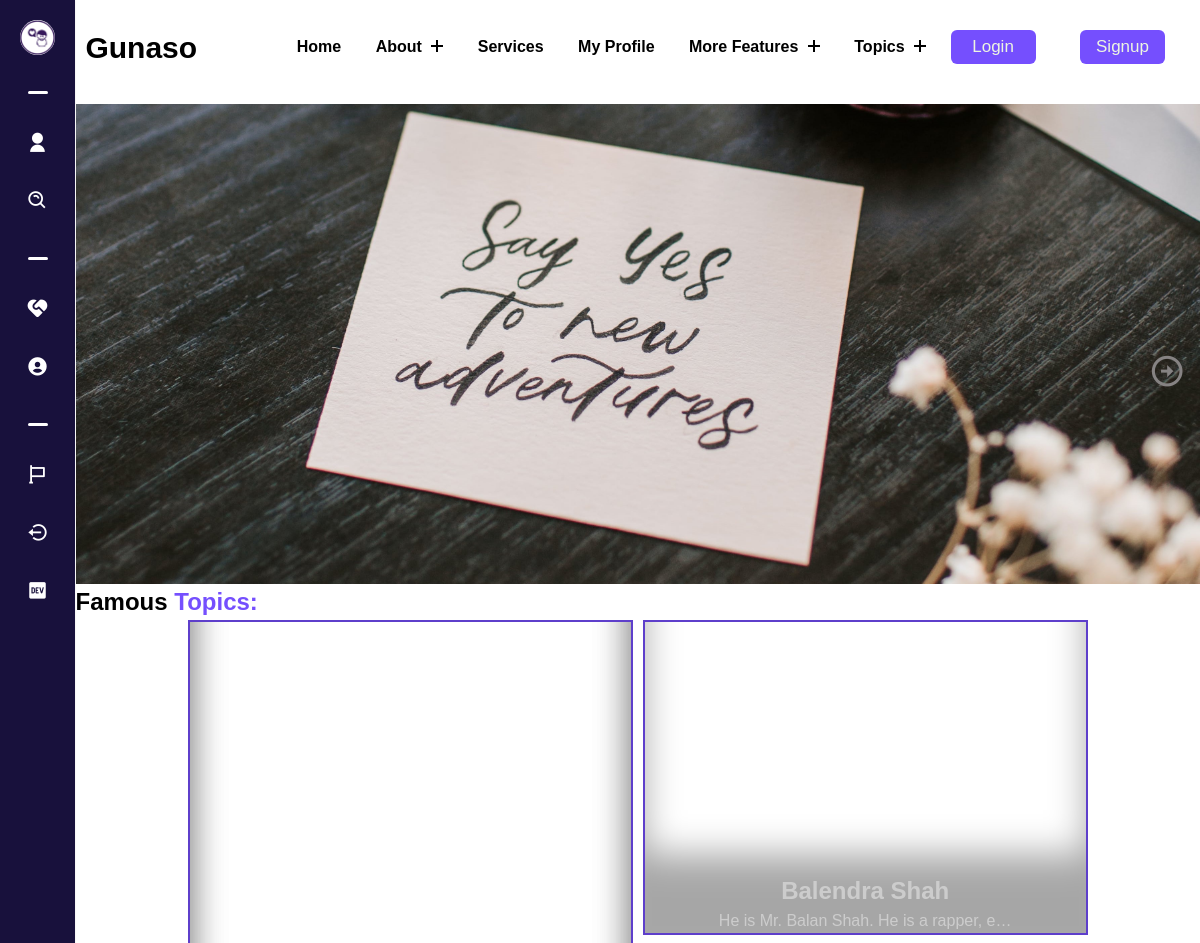
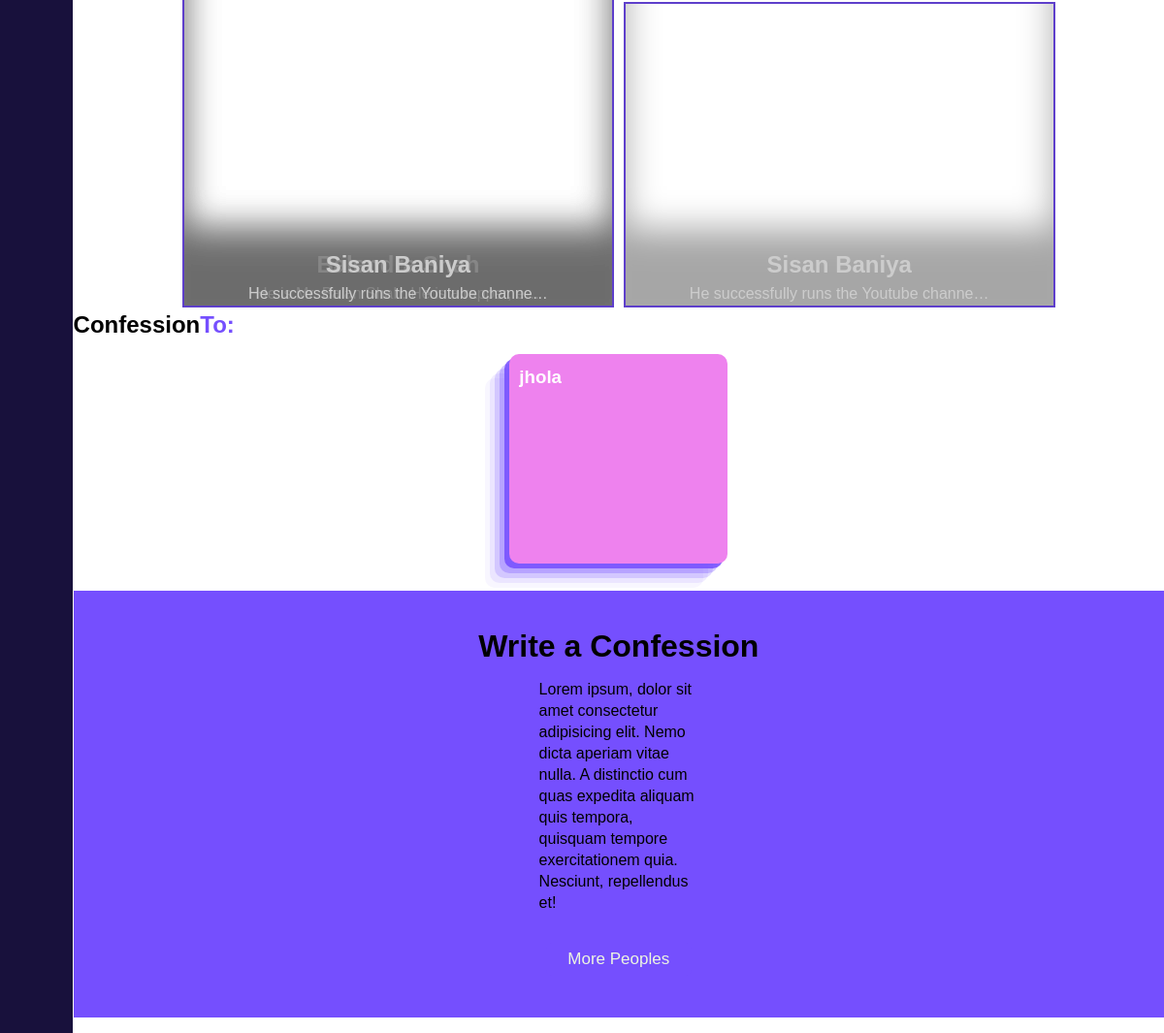
The app's page / (upper part), older data (2 pictures, top to bottom).
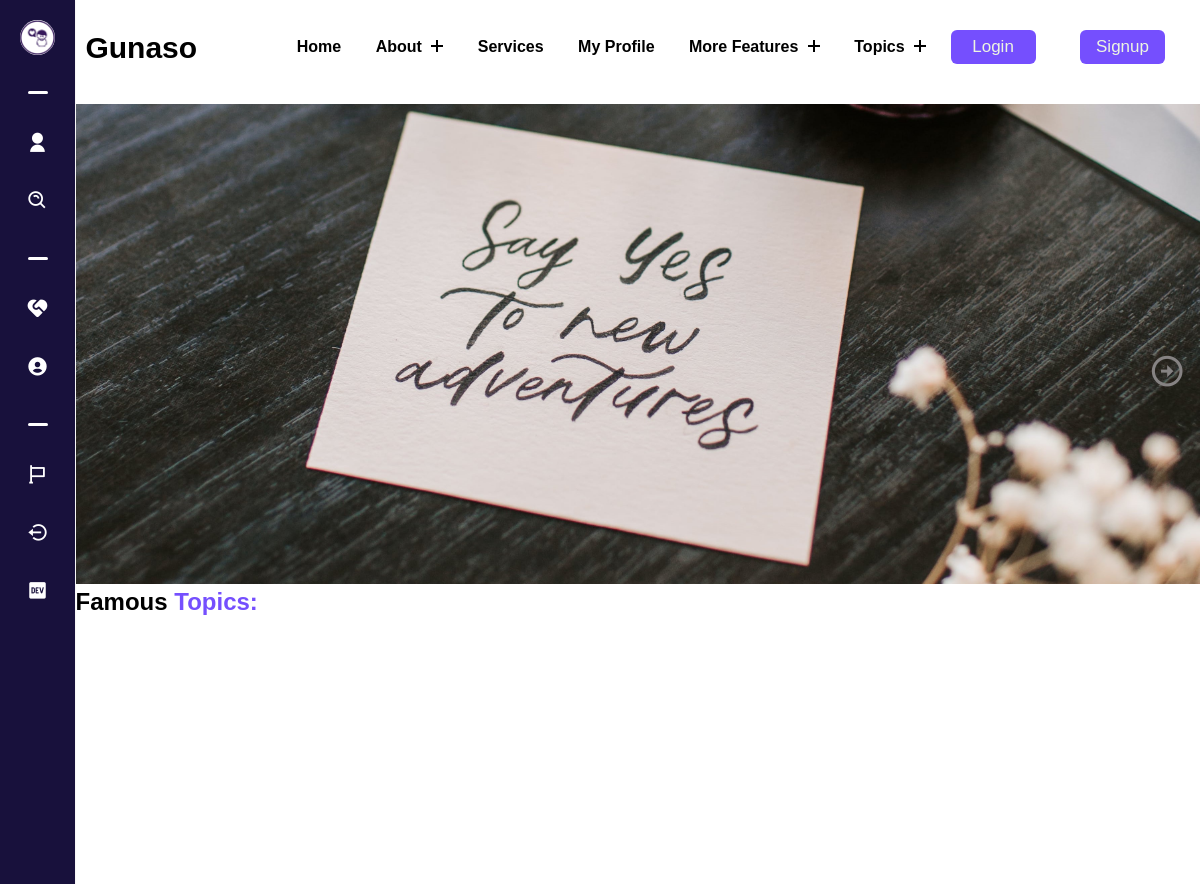
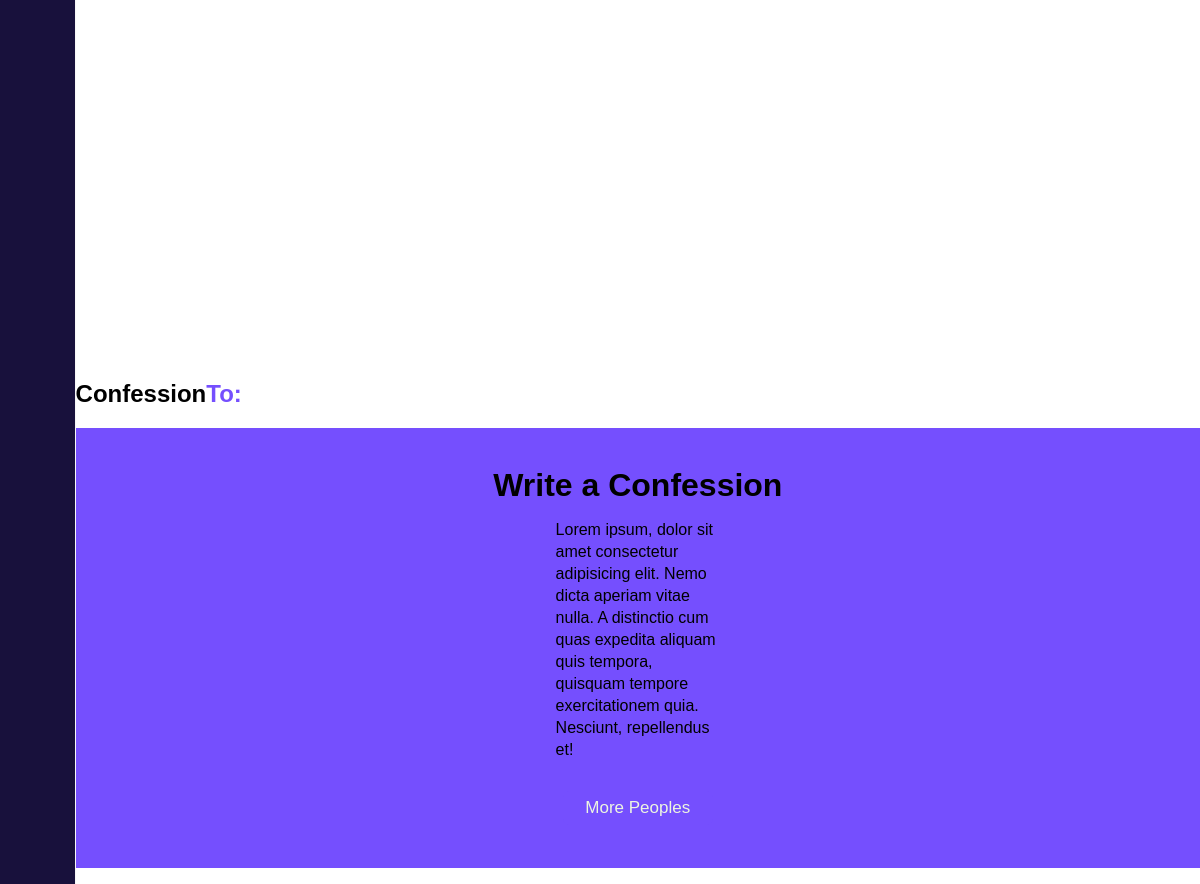
The same page, newer data (2 pictures, top to bottom).
### gunasoApp/models.py (models this page shows, shortened)
class Topic(models.Model):
    sno = models.AutoField(primary_key=True)
    name = models.CharField(max_length=30)
    date = models.DateTimeField()
    tagone = models.CharField(max_length=10)
    tagtwo = models.CharField(max_length=10)
    slug = models.CharField(max_length=130, default="slugthis")
    image = models.ImageField(upload_to="gunasoApp/images/topicimages", blank=True, default="upload-image")
    introduction = models.TextField()

class IndexProfile(models.Model):
    user = models.OneToOneField(User, on_delete=models.CASCADE, related_name="IndexProfile")
    image = models.ImageField(upload_to="gunasoApp/images/indexpost", blank=True, default="upload-image")

### gunasoApp/views.py (the view)
# urls.py: path('', views.index, name='index'),
def index(request):
    mainusers = IndexProfile.objects.all()[:4]
    alltopics = Topic.objects.all()
    context = {"username": request.user, "mainusers":mainusers, "alltopics":alltopics}
    return render(request, 'index.html',context)

### templates/index.html (shortened to what this page needs)
{% extends 'base.html' %}
{% load static %}
    {% block base_style%}
    {{ block.super }}
    <link rel="stylesheet" href="{% static 'styles/index.css' %}">
    {% endblock base_style%}
{% block content %}
<body>
    <div class="index-main">
        <div id="carousel" class="carousel">
            <div class="each-img">
                <img src="{% static 'images/carouselone.jpg' %}" alt="Image 1">
            </div>
            <i class="ri-arrow-right-circle-line" id="nextbtn"></i>
        </div>
        <h2>Famous <span class="colorspan">Topics:</span></h2>
        <div class="gridraja">
            {% for alltopics in alltopics %}
            {% if forloop.counter <= 3 %} <a href="/topics/{{alltopics.slug}}" class="left"
                style="background-image: url(/media/{{alltopics.image}})">
                <h2>{{alltopics.name}}</h2>
                <p>{{alltopics.introduction|truncatechars:40}}</p>
                </a>
                {% if forloop.counter == 1 %}
                <a href="/topics/{{alltopics.slug}}" class="righttop"
                    style="background-image: url(/media/{{alltopics.image}})">
                    <h2>{{alltopics.name}}</h2>
                    <p>{{alltopics.introduction|truncatechars:40}}</p>
                </a>
                {% endif %}
                {% if forloop.counter == 2 %}
                <a href="/topics/{{alltopics.slug}}" class="rightbottom"
                    style="background-image: url(/media/{{alltopics.image}})">
                    <h2>{{alltopics.name}}</h2>
                    <p>{{alltopics.introduction|truncatechars:40}}</p>
                </a>
                {% endif %}
                {% endif %}
                {% endfor %}
        </div>
        <h2>Confession<span class="colorspan">To:</span></h2>
        {% for item in mainusers %}
        <div class="topicscards cards">
            <a class="cardbgimg card" href="/user/{{item.user}}" style="background-image: url(media/{{item.image}});">
                <h3>{{item.user}}</h3>
            </a>
        </div>
        {% endfor %}
        {% include 'banner.html' %}
    </div>
    {% endblock %}

Row changes from the older to the newer data that the page shows:
removed Topic: name "Balendra Shah", introduction "He is Mr. Balan Shah. He is a rapper, e…"
removed Topic: name "Sisan Baniya", introduction "He successfully runs the Youtube channe…"
removed IndexProfile: user "jhola"
